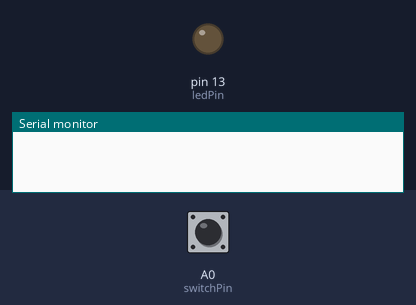
Bench run of a sketch on a simulated Arduino Uno, built with avr-gcc and run on an emulated ATmega328P. Shown: output pins drawn as LEDs (lit = HIGH), the last lines printed to the serial monitor. The inputs (shaded band) are chosen by the test bench; at power-on: A0 (switchPin) LOW.

Above: at 1.2 s.
1.3 s: A0 (switchPin) pulled HIGH for 0.15 s
At 1.37 s:
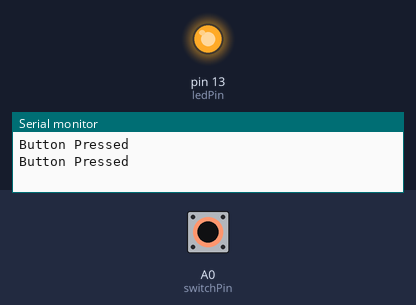
2.9 s: A0 (switchPin) pulled HIGH for 3.2 s
At 6.5 s:
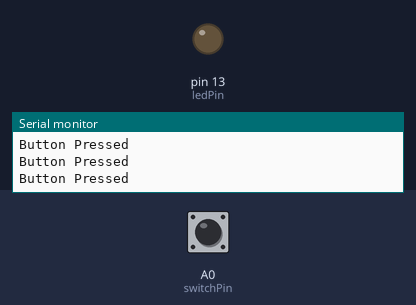
Timing chart, 0 to 8.0 s (numbered marks = the images above; inputs shaded):
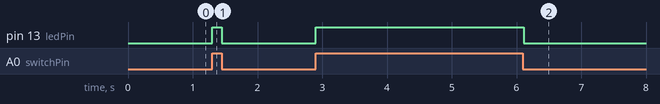

Measured:
- after the input at 1.3 s, pin 13 (ledPin): LOW → HIGH at once, → LOW 0.15 s later
- after the input at 2.9 s, pin 13 (ledPin): LOW → HIGH at once, → LOW 3.2 s later

The sketch:

task1pt1.ino
```cpp
int ledPin = 13;
int switchPin = A0;

int switchState = LOW;

void setup() {
	pinMode(switchPin, INPUT);
	pinMode(ledPin, OUTPUT);

	Serial.begin(9600);
}

void loop() {
	switchState = digitalRead(switchPin);
	digitalWrite(ledPin, switchState);

	if (switchState == HIGH) {
		Serial.println("Button Pressed");
	}
	delay(50);
}
```
